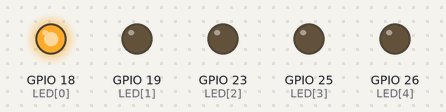
This sketch was run on a simulated ESP32. Parts: output pins drawn as LEDs (lit = HIGH).

Above: at 0.5 s.
At 2.5 s:
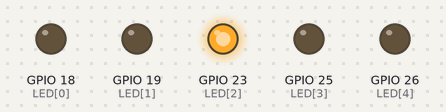
At 3.5 s:
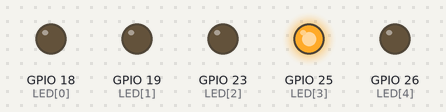
At 4.5 s:
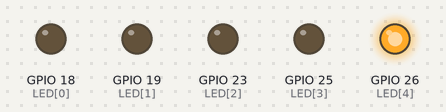
At 9.5 s:
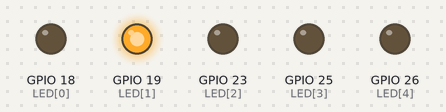
Timing chart, 0 to 10.4 s (numbered marks = the images above):
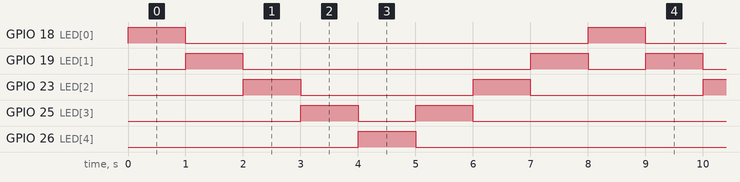

The sketch:

Prog-1.ino
```cpp
//  Develop a program to blink 5 LEDs back and forth.
void LED_Clear();

int LED[]={18,19,23,25,26};
void setup() {
  for(int i=0;i<5;i++)
  {
    pinMode(LED[i],OUTPUT);
  }
}

void loop() {

  for(int i=0;i<5;i++)
  {
    LED_Clear();
    digitalWrite(LED[i],HIGH);
    delay(1000);
  }
  for(int i=3;i>0;i--)
  {
    LED_Clear();
    digitalWrite(LED[i],HIGH);
    delay(1000);
  }
}

void LED_Clear()
{
  for(int i=0;i<5;i++)
  {
    digitalWrite(LED[i],LOW);
  }
}
```

Measured:
- by itself, GPIO 18 (LED[0]), GPIO 26 (LED[4]): alternates HIGH for 1.0 s and LOW for 7.0 s
- by itself, GPIO 19 (LED[1]): repeats every 8.0 s: LOW 5.0 s, HIGH 1.0 s, LOW 1.0 s, HIGH 1.0 s
- by itself, GPIO 23 (LED[2]): alternates HIGH for 1.0 s and LOW for 3.0 s
- by itself, GPIO 25 (LED[3]): repeats every 8.0 s: LOW 1.0 s, HIGH 1.0 s, LOW 5.0 s, HIGH 1.0 s
